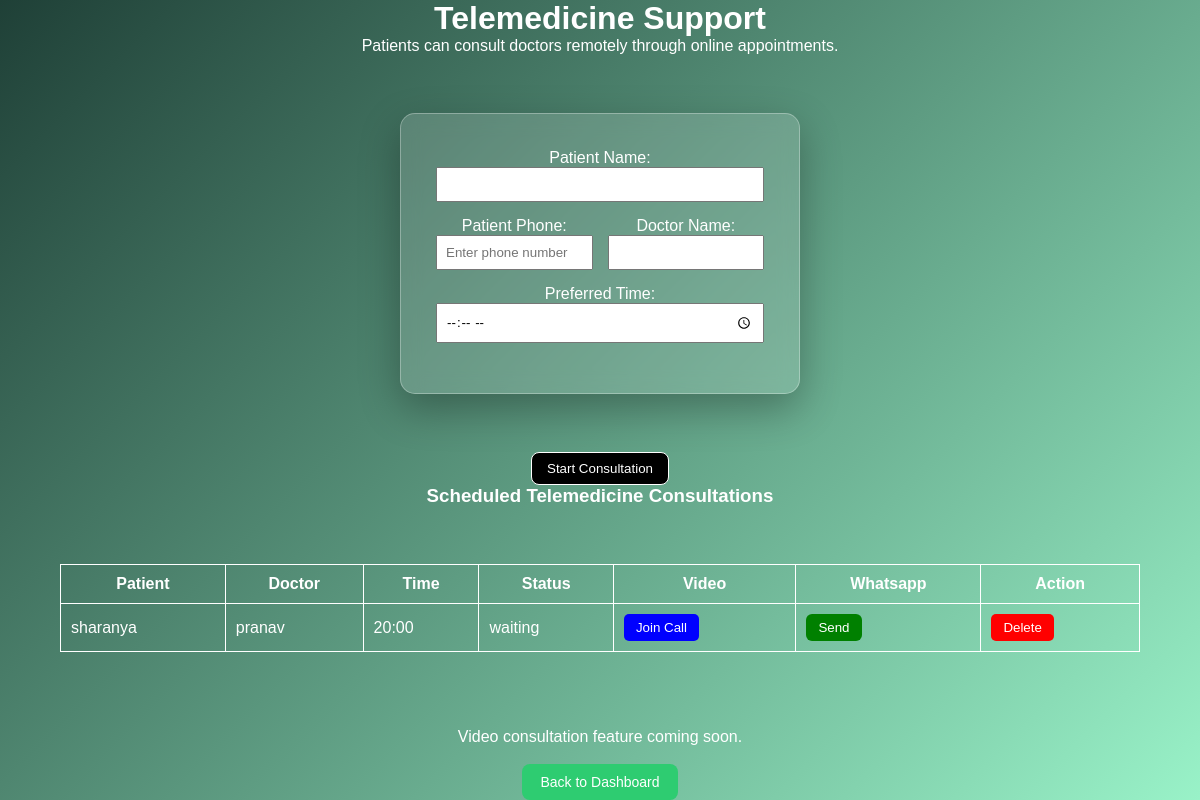
Screenshot of /telemedicine with the database file from the repository.
### tables this page shows
CREATE TABLE tele_queue (
    id INTEGER PRIMARY KEY AUTOINCREMENT,
    patient TEXT,
    doctor TEXT,
    time TEXT,
    status TEXT
, link TEXT, phone TEXT);

### app.py (the view)
@app.route("/telemedicine")
def telemedicine():
    conn = sqlite3.connect("hospital.db")
    c = conn.cursor()
    c.execute("SELECT * FROM tele_queue")
    consultations = c.fetchall()
    conn.close()
    return render_template("telemedicine.html", consultations=consultations)

### templates/telemedicine.html (shortened to what this page needs)
<link rel="stylesheet" href="{{ url_for('static', filename='css/style.css') }}">
<html>
<head>
</head>
<body>
<h1>Telemedicine Support</h1>
<p>Patients can consult doctors remotely through online appointments.</p>
<div class="form-box">
<form action="/start_consultation" method="POST">
<div class="form-group">
<label>Patient Name:</label>
<input type="text" name="patient" required>
</div>
<div class="form-row">
<div>
<label>Patient Phone:</label>
<input type="text" name="phone" placeholder="Enter phone number" required>
</div>
<div>
<label>Doctor Name:</label>
<input type="text" name="doctor" required>
</div>
</div>
<div class="form-group">
<label>Preferred Time:</label>
<input type="time" name="time" required>
</div>
</div>
<button type="submit">Start Consultation</button>
<h3>Scheduled Telemedicine Consultations</h3>
<table border="1" cellpadding="10">
<tr>
<th>Patient</th>
<th>Doctor</th>
<th>Time</th>
<th>Status</th>
<th>Video</th>
<th>Whatsapp</th>
<th>Action</th>
</tr>
{% for c in consultations %}
<tr>
<td>{{c[1]}}</td>
<td>{{c[2]}}</td>
<td>{{c[3]}}</td>
<td>{{c[4]}}</td>
<td>
{% if c[5] == "" %}
<a href="/generate_link/{{c[0]}}">
<button style="background:green;color:white;padding:6px 12px;border:none;border-radius:5px;">
Generate Link
</button>
</a>
{% else %}
<a href="{{c[5]}}" target="_blank">
<button style="background:blue;color:white;padding:6px 12px;border:none;border-radius:5px;">
Join Call
</button>
</a>
{% endif %}
</td>
<td>
<a href="https://api.whatsapp.com/send?phone={{c[6]}}&text=Join%20your%20telemedicine%20consultation:%20{{c[5]}}" target="_blank">
<button style="background:green;color:white;padding:6px 12px;border:none;border-radius:6px;">
Send
</button>
</a>
</td>
<td>
<a href="/delete_tele/{{c[0]}}">
<button style="background:red;color:white;padding:6px 12px;border:none;border-radius:5px;">
Delete
</button>
</a>
</td>
</tr>
{% endfor %}
</table>
<br>
<p>Video consultation feature coming soon.</p>
<br>
<a href="/dashboard">
<button style="
padding:10px 18px;
background:#2ecc71;
color:white;
border:none;
border-radius:8px;
font-size:14px;
cursor:pointer;
transition:0.3s;
"
onmouseover="this.style.background='#27ae60'"
onmouseout="this.style.background='#2ecc71'">
Back to Dashboard
</button>
</a>
</body>
</html>

### static/img/css/style.css (style rules this page uses)
* { box-sizing:border-box; margin:0; padding:0; font-family:Arial, sans-serif; }
.form-box { width:400px; max-width:90%; margin:auto; }
table { width:90%; margin:auto; }
input, textarea { width:100%; }
button { padding:12px 20px; border-radius:8px; cursor:pointer; }

### templates/telemedicine.html (style rules this page uses)
body { margin:0; min-height:100vh; font-family: 'Segoe UI', sans-serif; background: linear-gradient(135deg,#1f4037,#99f2c8); display:flex; flex-direction:column; align-items:center; color:white; }
.form-box { width:420px; padding:35px; background: rgba(255,255,255,0.15); backdrop-filter: blur(10px); border-radius:15px; border:1px solid rgba(255,255,255,0.3); box-shadow:0 15px 40px rgba(0,0,0,0.3); margin-top:40px; }
body { background-color:#111; color:white; font-family:Arial, sans-serif; text-align:center; }
table { margin:auto; border-collapse:collapse; }
th, td { border:1px solid white; padding:10px; }
button { background:black; color:white; border:1px solid white; padding:8px 15px; cursor:pointer; }
a { color:white; text-decoration:none; }
.form-box { width:400px; margin:auto; }
.form-group { margin-bottom:15px; }
.form-group input { width:100%; padding:8px; }
.form-row { display:flex; gap:15px; margin-bottom:15px; }
.form-row div { flex:1; }
.form-row input { width:100%; padding:8px; }
body { animation: pageLoad 0.6s ease; }

### rows the page displays
tele_queue: patient "sharanya", doctor "pranav", time "20:00", status "waiting"
